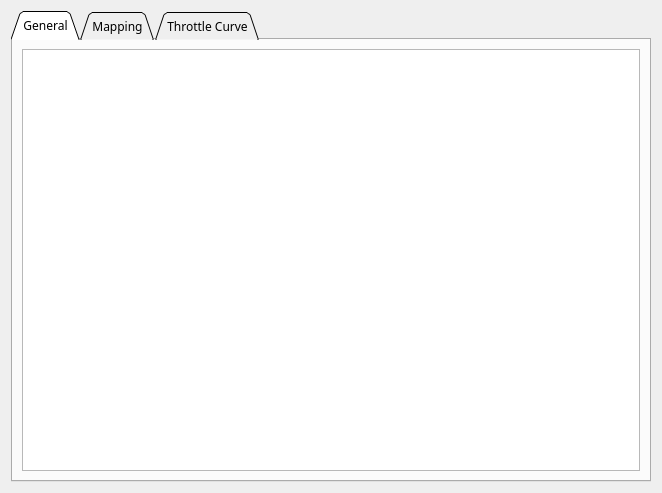
<?xml version="1.0" encoding="UTF-8"?>
<ui version="4.0">
 <class>PageAppAdc</class>
 <widget class="QWidget" name="PageAppAdc">
  <property name="geometry">
   <rect>
    <x>0</x>
    <y>0</y>
    <width>662</width>
    <height>493</height>
   </rect>
  </property>
  <property name="font">
   <font>
    <family>Microsoft YaHei</family>
   </font>
  </property>
  <property name="windowTitle">
   <string>Form</string>
  </property>
  <layout class="QVBoxLayout" name="verticalLayout">
   <item>
    <widget class="QTabWidget" name="tabWidget">
     <property name="tabShape">
      <enum>QTabWidget::Triangular</enum>
     </property>
     <property name="currentIndex">
      <number>0</number>
     </property>
     <widget class="QWidget" name="tab">
      <attribute name="title">
       <string>General</string>
      </attribute>
      <layout class="QVBoxLayout" name="verticalLayout_2">
       <item>
        <widget class="ParamTable" name="generalTab"/>
       </item>
      </layout>
     </widget>
     <widget class="QWidget" name="tab_2">
      <attribute name="title">
       <string>Mapping</string>
      </attribute>
      <layout class="QVBoxLayout" name="verticalLayout_3">
       <item>
        <widget class="ParamTable" name="mappingTab"/>
       </item>
       <item>
        <widget class="AdcMap" name="adcMap" native="true"/>
       </item>
      </layout>
     </widget>
     <widget class="QWidget" name="tab_3">
      <attribute name="title">
       <string>Throttle Curve</string>
      </attribute>
      <layout class="QVBoxLayout" name="verticalLayout_4">
       <item>
        <widget class="ParamTable" name="throttleCurveTab">
         <property name="sizePolicy">
          <sizepolicy hsizetype="Expanding" vsizetype="Fixed">
           <horstretch>0</horstretch>
           <verstretch>0</verstretch>
          </sizepolicy>
         </property>
         <property name="maximumSize">
          <size>
           <width>16777215</width>
           <height>100</height>
          </size>
         </property>
        </widget>
       </item>
       <item>
        <widget class="QCustomPlot" name="throttlePlot" native="true">
         <property name="sizePolicy">
          <sizepolicy hsizetype="Preferred" vsizetype="MinimumExpanding">
           <horstretch>0</horstretch>
           <verstretch>0</verstretch>
          </sizepolicy>
         </property>
        </widget>
       </item>
      </layout>
     </widget>
    </widget>
   </item>
  </layout>
 </widget>
 <customwidgets>
  <customwidget>
   <class>ParamTable</class>
   <extends>QTableWidget</extends>
   <header>widgets/paramtable.h</header>
  </customwidget>
  <customwidget>
   <class>QCustomPlot</class>
   <extends>QWidget</extends>
   <header>widgets/qcustomplot.h</header>
   <container>1</container>
  </customwidget>
  <customwidget>
   <class>AdcMap</class>
   <extends>QWidget</extends>
   <header>widgets/adcmap.h</header>
   <container>1</container>
  </customwidget>
 </customwidgets>
 <resources/>
 <connections/>
</ui>
